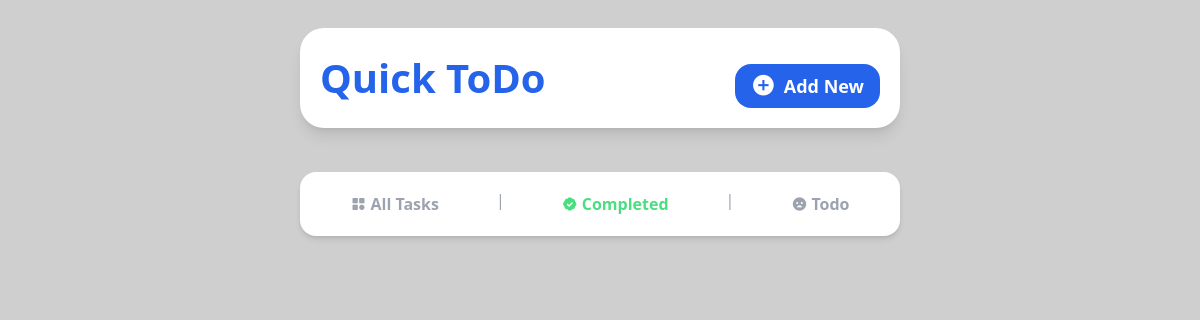
The page /completed/ on the database as committed earlier.
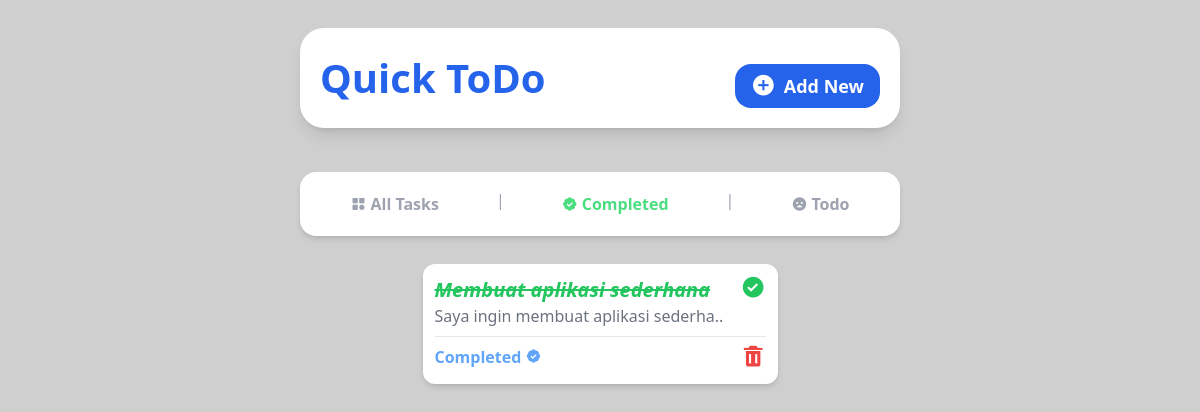
The same page on the database as committed later.
### todolist/models.py (models this page shows, shortened)
class Todo(models.Model):
    title = models.CharField(max_length=45)
    desc = models.TextField(null=True, blank=True)
    due_date = models.DateField()
    due_time = models.TimeField()
    completed = models.BooleanField(default=False)

### todolist/views.py (the view)
# urls.py: path('completed/', views.completed, name = 'completed'),
def completed (req):
    completed_todos = Todo.objects.filter(completed=True)
    return render(req, 'completed.html',{
        'todos':completed_todos,
    })

### todolist/templates/completed.html
{% include "base.html" %}
{% include "com_nav.html" %}
{% block content %}
<section
  class="flex flex-1 flex-wrap justify-center gap-3 bg-[#fff0] w-10/12 md:w-11/12 h-full mb-3 rounded-2xl p-3 overflow-y-auto scrollbar-hide"
>
  {% for todo in todos %}
  <div
    class="w-[355px] flex flex-col shadow-md bg-white h-[120px] rounded-xl p-3">
    <div class="flex flex-row justify-between">
      <div>
        <a href="{% url 'task_detail' todo.id %}">
          <h1 class="text-green-500 font-semibold text-xl italic line-through">
            {{ todo.title }}
          </h1>
        </a>
        <p class="text-gray-500 text-md">
          {{ todo.desc | slice:":35" }}..
        </p>
      </div>
      <a href="{% url 'toggle_complete' todo.id %}">
        <i class="bx bxs-check-circle bx-sm text-green-500"></i>
      </a>
    </div>
    <hr class="border-t border-gray-200 my-2" />
    <div class="flex flex-row justify-between">
      <h2 class="text-blue-400 font-bold">
        Completed <i class="bx bxs-badge-check"></i>
      </h2>
      <a href="{% url 'delete' todo.id %}">
        <i class="bx bxs-trash bx-sm text-red-500"></i>
      </a>
    </div>
  </div>
  {% endfor %}
</section>
{% endblock content %}

Rows that differ between the two databases and show on the page:
added Todo: title "Membuat aplikasi sederhana", desc "Saya ingin membuat aplikasi sederha"
